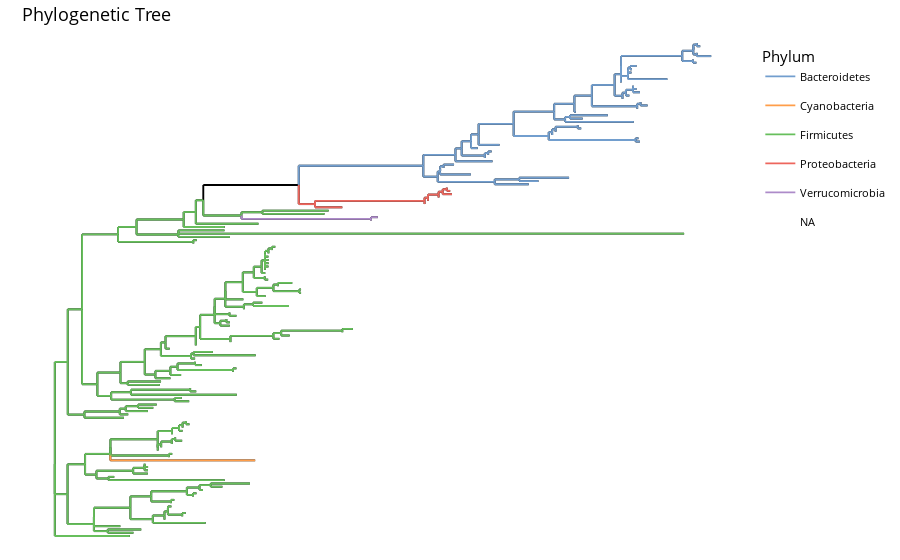

The notebook cell this image was saved under:
### Markdown cell above
Phylogenetic trees can be visualised with the function below. You can play with the layout to get different shapes and organisations.

### Code cell
# Visualise phylogenetic tree
p <- plotRowTree(
    tse,
    layout = "rectangular",
    edge_colour_by = "Phylum"
)

p + ggtitle("Phylogenetic Tree")

### Figure 1 — Plotly figure (JSON) as saved in the notebook; plotly's stock layout.template omitted (floating-point values rounded to 4 significant figures; data arrays with more than 128 entries replaced by an {"elided": "..."} marker saying what was removed)
{"data": [{"hoverinfo": "text", "hoveron": "points", "line": {"color": "rgba(0,0,0,1)", "dash": "solid", "width": 1.89}, "mode": "lines", "showlegend": false, "text": {"elided": "899 str values"}, "type": "scatter", "x": {"elided": "899 mixed values"}, "xaxis": "x", "y": {"elided": "899 mixed values"}, "yaxis": "y"}, {"hoverinfo": "text", "hoveron": "points", "line": {"color": "rgba(0,0,0,1)", "dash": "solid", "width": 1.89}, "mode": "lines", "showlegend": false, "text": {"elided": "899 str values"}, "type": "scatter", "x": {"elided": "899 mixed values"}, "xaxis": "x", "y": {"elided": "899 mixed values"}, "yaxis": "y"}, {"hoverinfo": "text", "hoveron": "points", "legendgroup": "Bacteroidetes", "line": {"color": "rgba(114,158,206,1)", "dash": "solid", "width": 1.89}, "mode": "lines", "name": "Bacteroidetes", "showlegend": true, "text": {"elided": "260 str values"}, "type": "scatter", "x": {"elided": "260 mixed values"}, "xaxis": "x", "y": {"elided": "260 mixed values"}, "yaxis": "y"}, {"hoverinfo": "text", "hoveron": "points", "legendgroup": "Cyanobacteria", "line": {"color": "rgba(255,158,74,1)", "dash": "solid", "width": 1.89}, "mode": "lines", "name": "Cyanobacteria", "showlegend": true, "text": "x: 0.42258<br />y:  24.000000<br />node: 139<br />parent: 289<br />edge_colour_by: Cyanobacteria", "type": "scatter", "x": [0.1172, 0.4226], "xaxis": "x", "y": [24, 24], "yaxis": "y"}, {"hoverinfo": "text", "hoveron": "points", "legendgroup": "Firmicutes", "line": {"color": "rgba(103,191,92,1)", "dash": "solid", "width": 1.89}, "mode": "lines", "name": "Firmicutes", "showlegend": true, "text": {"elided": "584 str values"}, "type": "scatter", "x": {"elided": "584 mixed values"}, "xaxis": "x", "y": {"elided": "584 mixed values"}, "yaxis": "y"}, {"hoverinfo": "text", "hoveron": "points", "legendgroup": "Proteobacteria", "line": {"color": "rgba(237,102,93,1)", "dash": "solid", "width": 1.89}, "mode": "lines", "name": "Proteobacteria", "showlegend": true, "text": ["x: 0.60644<br />y: 101.000000<br />node:  56<br />parent: 210<br />edge_colour_by: Proteobacteria", "x: 0.60644<br />y: 101.000000<br />node:  56<br />parent: 210<br />edge_colour_by: Proteobacteria", null, "x: 0.78007<br />y: 102.000000<br />node:  57<br />parent: 211<br />edge_colour_by: Proteobacteria", "x: 0.78007<br />y: 102.000000<br />node:  57<br />parent: 211<br />edge_colour_by: Proteobacteria", null, "x: 0.80967<br />y: 104.000000<br />node:  58<br />parent: 213<br />edge_colour_by: Proteobacteria", "x: 0.80967<br />y: 104.000000<br />node:  58<br />parent: 213<br />edge_colour_by: Proteobacteria", null, "x: 0.83399<br />y: 106.000000<br />node:  59<br />parent: 215<br />edge_colour_by: Proteobacteria", "x: 0.83399<br />y: 106.000000<br />node:  59<br />parent: 215<br />edge_colour_by: Proteobacteria", null, "x: 0.82695<br />y: 107.000000<br />node:  60<br />parent: 215<br />edge_colour_by: Proteobacteria", "x: 0.82695<br />y: 107.000000<br />node:  60<br />parent: 215<br />edge_colour_by: Proteobacteria", null, "x: 0.83778<br />y: 105.000000<br />node:  61<br />parent: 214<br />edge_colour_by: Proteobacteria", "x: 0.83778<br />y: 105.000000<br />node:  61<br />parent: 214<br />edge_colour_by: Proteobacteria", null, "x: 0.78725<br />y: 103.000000<br />node:  62<br />parent: 212<br />edge_colour_by: Proteobacteria", "x: 0.78725<br />y: 103.000000<br />node:  62<br />parent: 212<br />edge_colour_by: Proteobacteria", null, "x: 0.54893<br />y: 101.984375<br />node: 210<br />parent: 166<br />edge_colour_by: Proteobacteria", "x: 0.54893<br />y: 101.984375<br />node: 210<br />parent: 166<br />edge_colour_by: Proteobacteria", null, "x: 0.77991<br />y: 102.968750<br />node: 211<br />parent: 210<br />edge_colour_by: Proteobacteria", "x: 0.77991<br />y: 102.968750<br />node: 211<br />parent: 210<br />edge_colour_by: Proteobacteria", null, "x: 0.78710<br />y: 103.937500<br />node: 212<br />parent: 211<br />edge_colour_by: Proteobacteria", "x: 0.78710<br />y: 103.937500<br />node: 212<br />parent: 211<br />edge_colour_by: Proteobacteria", null, "x: 0.80953<br />y: 104.875000<br />node: 213<br />parent: 212<br />edge_colour_by: Proteobacteria", "x: 0.80953<br />y: 104.875000<br />node: 213<br />parent: 212<br />edge_colour_by: Proteobacteria", null, "x: 0.81816<br />y: 105.750000<br />node: 214<br />parent: 213<br />edge_colour_by: Proteobacteria", "x: 0.81816<br />y: 105.750000<br />node: 214<br />parent: 213<br />edge_colour_by: Proteobacteria", null, "x: 0.82679<br />y: 106.500000<br />node: 215<br />parent: 214<br />edge_colour_by: Proteobacteria", "x: 0.82679<br />y: 106.500000<br />node: 215<br />parent: 214<br />edge_colour_by: Proteobacteria"], "type": "scatter", "x": [0.5489, 0.6064, "NA", 0.7799, 0.7801, "NA", 0.8095, 0.8097, "NA", 0.8268, 0.834, "NA", 0.8268, 0.827, "NA", 0.8182, 0.8378, "NA", 0.7871, 0.7872, "NA", 0.5145, 0.5489, "NA", 0.5489, 0.7799, "NA", 0.7799, 0.7871, "NA", 0.7871, 0.8095, "NA", 0.8095, 0.8182, "NA", 0.8182, 0.8268], "xaxis": "x", "y": [101, 101, "NA", 102, 102, "NA", 104, 104, "NA", 106, 106, "NA", 107, 107, "NA", 105, 105, "NA", 103, 103, "NA", 102.0, 102.0, "NA", 103.0, 103.0, "NA", 103.9, 103.9, "NA", 104.9, 104.9, "NA", 105.8, 105.8, "NA", 106.5, 106.5], "yaxis": "y"}, {"hoverinfo": "text", "hoveron": "points", "legendgroup": "Verrucomicrobia", "line": {"color": "rgba(173,139,201,1)", "dash": "solid", "width": 1.89}, "mode": "lines", "name": "Verrucomicrobia", "showlegend": true, "text": ["x: 0.66709<br />y:  97.000000<br />node:   8<br />parent: 164<br />edge_colour_by: Verrucomicrobia", "x: 0.66709<br />y:  97.000000<br />node:   8<br />parent: 164<br />edge_colour_by: Verrucomicrobia", null, "x: 0.68144<br />y:  98.000000<br />node:   9<br />parent: 164<br />edge_colour_by: Verrucomicrobia", "x: 0.68144<br />y:  98.000000<br />node:   9<br />parent: 164<br />edge_colour_by: Verrucomicrobia", null, "x: 0.66694<br />y:  97.500000<br />node: 164<br />parent: 163<br />edge_colour_by: Verrucomicrobia", "x: 0.66694<br />y:  97.500000<br />node: 164<br />parent: 163<br />edge_colour_by: Verrucomicrobia"], "type": "scatter", "x": [0.6669, 0.6671, "NA", 0.6669, 0.6814, "NA", 0.3937, 0.6669], "xaxis": "x", "y": [97, 97, "NA", 98, 98, "NA", 97.5, 97.5], "yaxis": "y"}, {"hoverinfo": "text", "hoveron": "points", "legendgroup": "NA", "line": {"color": "transparent", "dash": "solid", "width": 1.89}, "mode": "lines", "name": "NA", "showlegend": true, "text": "x: 0.51447<br />y: 107.811005<br />node: 166<br />parent: 162<br />edge_colour_by: NA", "type": "scatter", "x": [0.3132, 0.5145], "xaxis": "x", "y": [107.8, 107.8], "yaxis": "y"}, {"hoverinfo": "text", "hoveron": "points", "legendgroup": "Bacteroidetes", "line": {"color": "rgba(114,158,206,1)", "dash": "solid", "width": 1.89}, "mode": "lines", "name": "Bacteroidetes", "showlegend": false, "text": {"elided": "260 str values"}, "type": "scatter", "x": {"elided": "260 mixed values"}, "xaxis": "x", "y": {"elided": "260 mixed values"}, "yaxis": "y"}, {"hoverinfo": "text", "hoveron": "points", "legendgroup": "Cyanobacteria", "line": {"color": "rgba(255,158,74,1)", "dash": "solid", "width": 1.89}, "mode": "lines", "name": "Cyanobacteria", "showlegend": false, "text": "x: 0.42258<br />y:  24.000000<br />node: 139<br />parent: 289<br />edge_colour_by: Cyanobacteria", "type": "scatter", "x": [0.1172, 0.1172], "xaxis": "x", "y": [25.98, 24], "yaxis": "y"}, {"hoverinfo": "text", "hoveron": "points", "legendgroup": "Firmicutes", "line": {"color": "rgba(103,191,92,1)", "dash": "solid", "width": 1.89}, "mode": "lines", "name": "Firmicutes", "showlegend": false, "text": {"elided": "584 str values"}, "type": "scatter", "x": {"elided": "584 mixed values"}, "xaxis": "x", "y": {"elided": "584 mixed values"}, "yaxis": "y"}, {"hoverinfo": "text", "hoveron": "points", "legendgroup": "Proteobacteria", "line": {"color": "rgba(237,102,93,1)", "dash": "solid", "width": 1.89}, "mode": "lines", "name": "Proteobacteria", "showlegend": false, "text": ["x: 0.60644<br />y: 101.000000<br />node:  56<br />parent: 210<br />edge_colour_by: Proteobacteria", "x: 0.60644<br />y: 101.000000<br />node:  56<br />parent: 210<br />edge_colour_by: Proteobacteria", null, "x: 0.78007<br />y: 102.000000<br />node:  57<br />parent: 211<br />edge_colour_by: Proteobacteria", "x: 0.78007<br />y: 102.000000<br />node:  57<br />parent: 211<br />edge_colour_by: Proteobacteria", null, "x: 0.80967<br />y: 104.000000<br />node:  58<br />parent: 213<br />edge_colour_by: Proteobacteria", "x: 0.80967<br />y: 104.000000<br />node:  58<br />parent: 213<br />edge_colour_by: Proteobacteria", null, "x: 0.83399<br />y: 106.000000<br />node:  59<br />parent: 215<br />edge_colour_by: Proteobacteria", "x: 0.83399<br />y: 106.000000<br />node:  59<br />parent: 215<br />edge_colour_by: Proteobacteria", null, "x: 0.82695<br />y: 107.000000<br />node:  60<br />parent: 215<br />edge_colour_by: Proteobacteria", "x: 0.82695<br />y: 107.000000<br />node:  60<br />parent: 215<br />edge_colour_by: Proteobacteria", null, "x: 0.83778<br />y: 105.000000<br />node:  61<br />parent: 214<br />edge_colour_by: Proteobacteria", "x: 0.83778<br />y: 105.000000<br />node:  61<br />parent: 214<br />edge_colour_by: Proteobacteria", null, "x: 0.78725<br />y: 103.000000<br />node:  62<br />parent: 212<br />edge_colour_by: Proteobacteria", "x: 0.78725<br />y: 103.000000<br />node:  62<br />parent: 212<br />edge_colour_by: Proteobacteria", null, "x: 0.54893<br />y: 101.984375<br />node: 210<br />parent: 166<br />edge_colour_by: Proteobacteria", "x: 0.54893<br />y: 101.984375<br />node: 210<br />parent: 166<br />edge_colour_by: Proteobacteria", null, "x: 0.77991<br />y: 102.968750<br />node: 211<br />parent: 210<br />edge_colour_by: Proteobacteria", "x: 0.77991<br />y: 102.968750<br />node: 211<br />parent: 210<br />edge_colour_by: Proteobacteria", null, "x: 0.78710<br />y: 103.937500<br />node: 212<br />parent: 211<br />edge_colour_by: Proteobacteria", "x: 0.78710<br />y: 103.937500<br />node: 212<br />parent: 211<br />edge_colour_by: Proteobacteria", null, "x: 0.80953<br />y: 104.875000<br />node: 213<br />parent: 212<br />edge_colour_by: Proteobacteria", "x: 0.80953<br />y: 104.875000<br />node: 213<br />parent: 212<br />edge_colour_by: Proteobacteria", null, "x: 0.81816<br />y: 105.750000<br />node: 214<br />parent: 213<br />edge_colour_by: Proteobacteria", "x: 0.81816<br />y: 105.750000<br />node: 214<br />parent: 213<br />edge_colour_by: Proteobacteria", null, "x: 0.82679<br />y: 106.500000<br />node: 215<br />parent: 214<br />edge_colour_by: Proteobacteria", "x: 0.82679<br />y: 106.500000<br />node: 215<br />parent: 214<br />edge_colour_by: Proteobacteria"], "type": "scatter", "x": [0.5489, 0.5489, "NA", 0.7799, 0.7799, "NA", 0.8095, 0.8095, "NA", 0.8268, 0.8268, "NA", 0.8268, 0.8268, "NA", 0.8182, 0.8182, "NA", 0.7871, 0.7871, "NA", 0.5145, 0.5145, "NA", 0.5489, 0.5489, "NA", 0.7799, 0.7799, "NA", 0.7871, 0.7871, "NA", 0.8095, 0.8095, "NA", 0.8182, 0.8182], "xaxis": "x", "y": [102.0, 101, "NA", 103.0, 102, "NA", 104.9, 104, "NA", 106.5, 106, "NA", 106.5, 107, "NA", 105.8, 105, "NA", 103.9, 103, "NA", 107.8, 102.0, "NA", 102.0, 103.0, "NA", 103.0, 103.9, "NA", 103.9, 104.9, "NA", 104.9, 105.8, "NA", 105.8, 106.5], "yaxis": "y"}, {"hoverinfo": "text", "hoveron": "points", "legendgroup": "Verrucomicrobia", "line": {"color": "rgba(173,139,201,1)", "dash": "solid", "width": 1.89}, "mode": "lines", "name": "Verrucomicrobia", "showlegend": false, "text": ["x: 0.66709<br />y:  97.000000<br />node:   8<br />parent: 164<br />edge_colour_by: Verrucomicrobia", "x: 0.66709<br />y:  97.000000<br />node:   8<br />parent: 164<br />edge_colour_by: Verrucomicrobia", null, "x: 0.68144<br />y:  98.000000<br />node:   9<br />parent: 164<br />edge_colour_by: Verrucomicrobia", "x: 0.68144<br />y:  98.000000<br />node:   9<br />parent: 164<br />edge_colour_by: Verrucomicrobia", null, "x: 0.66694<br />y:  97.500000<br />node: 164<br />parent: 163<br />edge_colour_by: Verrucomicrobia", "x: 0.66694<br />y:  97.500000<br />node: 164<br />parent: 163<br />edge_colour_by: Verrucomicrobia"], "type": "scatter", "x": [0.6669, 0.6669, "NA", 0.6669, 0.6669, "NA", 0.3937, 0.3937], "xaxis": "x", "y": [97.5, 97, "NA", 97.5, 98, "NA", 98.5, 97.5], "yaxis": "y"}, {"hoverinfo": "text", "hoveron": "points", "legendgroup": "NA", "line": {"color": "transparent", "dash": "solid", "width": 1.89}, "mode": "lines", "name": "NA", "showlegend": false, "text": "x: 0.51447<br />y: 107.811005<br />node: 166<br />parent: 162<br />edge_colour_by: NA", "type": "scatter", "x": [0.3132, 0.3132], "xaxis": "x", "y": [103.2, 107.8], "yaxis": "y"}], "layout": {"barmode": "relative", "font": {"color": "rgba(0,0,0,1)", "family": "", "size": 14.61}, "hovermode": "closest", "legend": {"bgcolor": "transparent", "bordercolor": "transparent", "borderwidth": 1.89, "font": {"color": "rgba(0,0,0,1)", "family": "", "size": 10.63}, "title": {"font": {"color": "rgba(0,0,0,1)", "family": "", "size": 14.61}, "text": "Phylum"}}, "margin": {"b": 10.96, "l": 10.96, "r": 7.306, "t": 40.84}, "paper_bgcolor": "transparent", "plot_bgcolor": "transparent", "shapes": [{"layer": "below", "line": {"linetype": [], "width": 0}, "type": "rect", "x0": 0, "x1": 1, "xref": "paper", "y0": 0, "y1": 1, "yref": "paper"}], "showlegend": true, "title": {"font": {"color": "rgba(0,0,0,1)", "family": "", "size": 17.53}, "text": "Phylogenetic Tree", "x": 0, "xref": "paper"}, "xaxis": {"anchor": "y", "automargin": true, "autorange": false, "categoryarray": ["0.0", "0.5", "1.0"], "categoryorder": "array", "domain": [0, 1], "gridcolor": {}, "gridwidth": 0, "hoverformat": ".2f", "linecolor": {}, "linewidth": 0, "nticks": {}, "range": [-0.0692, 1.454], "showgrid": false, "showline": false, "showticklabels": false, "tickangle": 0, "tickcolor": {}, "tickfont": {"color": {}, "family": {}, "size": 0}, "ticklen": 3.653, "tickmode": "array", "ticks": "", "ticktext": ["0.0", "0.5", "1.0"], "tickvals": [0, 0.5, 1], "tickwidth": 0, "title": {"font": {"color": "rgba(0,0,0,1)", "family": "", "size": 14.61}, "text": ""}, "type": "linear", "zeroline": false}, "yaxis": {"anchor": "x", "automargin": true, "autorange": false, "categoryarray": ["50", "100", "150"], "categoryorder": "array", "domain": [0, 1], "gridcolor": {}, "gridwidth": 0, "hoverformat": ".2f", "linecolor": {}, "linewidth": 0, "nticks": {}, "range": [0.4, 151.6], "showgrid": false, "showline": false, "showticklabels": false, "tickangle": 0, "tickcolor": {}, "tickfont": {"color": {}, "family": {}, "size": 0}, "ticklen": 3.653, "tickmode": "array", "ticks": "", "ticktext": ["50", "100", "150"], "tickvals": [50, 100, 150], "tickwidth": 0, "title": {"font": {"color": "rgba(0,0,0,1)", "family": "", "size": 14.61}, "text": ""}, "type": "linear", "zeroline": false}}}
